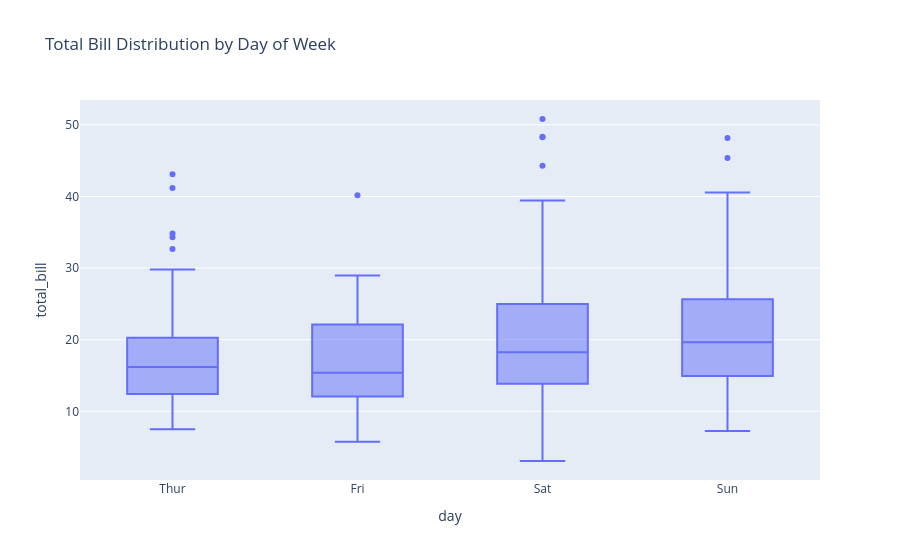

The notebook cell saved with this chart:
### Markdown cell above
Создайте box plot для анализа распределения переменной. Используйте набор данных tips. Создайте box plot для total_bill. Разделите данные по дням, чтобы увидеть распределение для каждого дня.

### Code cell
fig = px.box(data_frame = df_tips,
              y = 'total_bill',
              x= 'day',
              category_orders={'day': ['Thur', 'Fri', 'Sat', 'Sun']},
              title = 'Total Bill Distribution by Day of Week')
              
fig.show()

### Figure 1 — Plotly figure (JSON) as saved in the notebook; plotly's stock layout.template omitted (floating-point values rounded to 4 significant figures; data arrays with more than 128 entries replaced by an {"elided": "..."} marker saying what was removed)
{"data": [{"alignmentgroup": "True", "hovertemplate": "day=%{x}<br>total_bill=%{y}<extra></extra>", "legendgroup": "", "marker": {"color": "#636efa"}, "name": "", "notched": false, "offsetgroup": "", "orientation": "v", "showlegend": false, "type": "box", "x": {"elided": "244 str values"}, "x0": " ", "xaxis": "x", "y": {"elided": "244 float values"}, "y0": " ", "yaxis": "y"}], "layout": {"boxmode": "group", "legend": {"tracegroupgap": 0}, "title": {"text": "Total Bill Distribution by Day of Week"}, "xaxis": {"anchor": "y", "categoryarray": ["Thur", "Fri", "Sat", "Sun"], "categoryorder": "array", "domain": [0, 1], "title": {"text": "day"}}, "yaxis": {"anchor": "x", "domain": [0, 1], "title": {"text": "total_bill"}}}}
